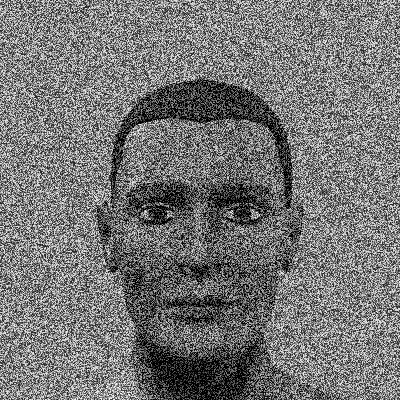
#> input picture Machine Learning/NIELIT/Day13/man.jpg, 400 x 400 px
$ python Q2.py
#> lines starting #> are read from the running program, lines starting #| are printed output that depends on the picture
import numpy as np
import cv2 as cv

img = cv.imread('man.jpg')
#> img is the input picture: shape (400, 400, 3); min 0, max 255, mean 117.4

kernel =np.ones((2,2),np.uint8)

op = cv.morphologyEx(img,cv.MORPH_OPEN,kernel)
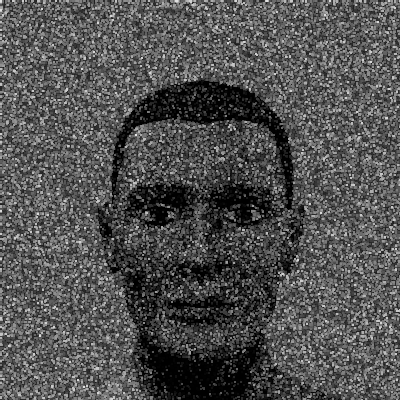
#> op: shape (400, 400, 3); min 0, max 231, mean 80.7
op1 = cv.morphologyEx(img,cv.MORPH_CLOSE,kernel)
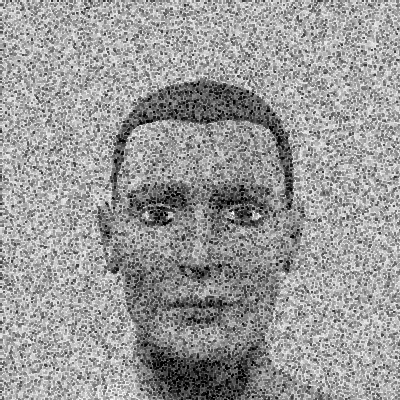
#> op1: shape (400, 400, 3); min 0, max 255, mean 153.2


v = np.hstack((op,op1))
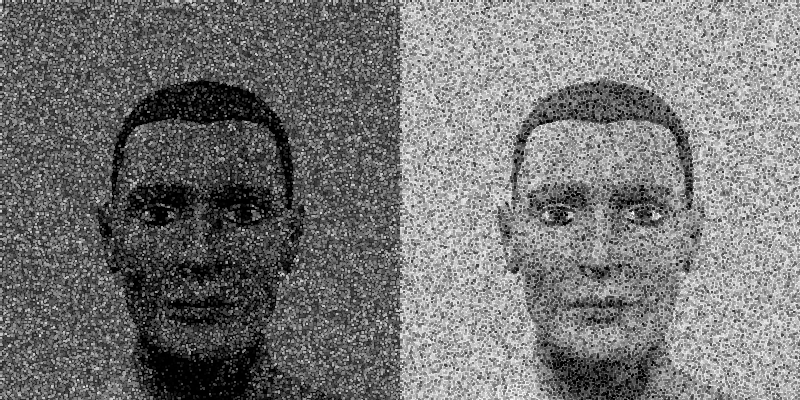
#> v: shape (400, 800, 3); min 0, max 255, mean 117
cv.imshow('name',v)

cv.waitKey(0)
